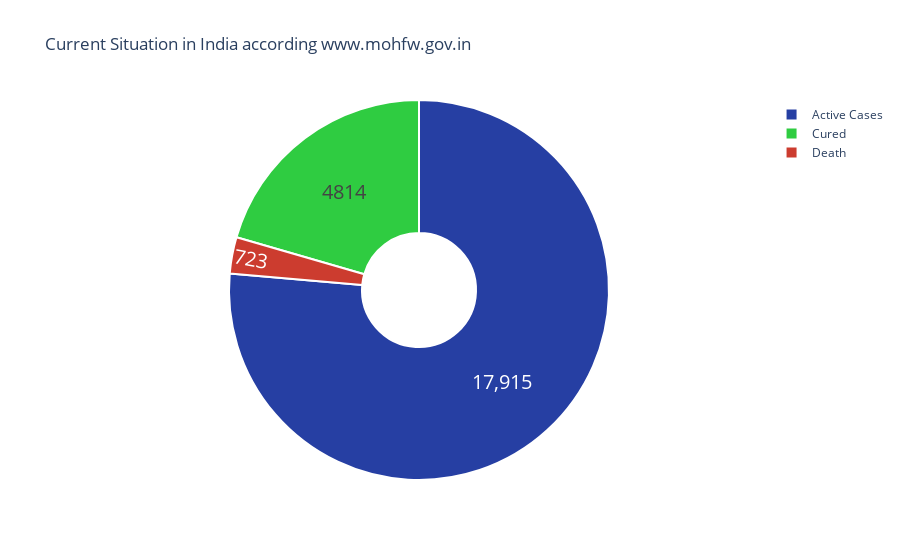

The cell this chart's notebook holds for it:
### Code cell
#Overall 
ac= data['Active cases'].sum()
rvd = data['Cured/Discharged/Migrated'].sum()
dth = data['Death'].sum()
fig = go.Figure(data=[go.Pie(labels=['Active Cases','Cured','Death'],
                             values= [ac,rvd,dth],hole =.3)])
fig.update_traces(hoverinfo='label+percent', textinfo='value', textfont_size=20,
                  marker=dict(colors=['#263fa3', '#2fcc41','#cc3c2f'], line=dict(color='#FFFFFF', width=2)))
fig.update_layout(title_text='Current Situation in India according www.mohfw.gov.in',plot_bgcolor='rgb(275, 270, 273)')
fig.show()

### Figure 1 — Plotly figure (JSON) as saved in the notebook; plotly's stock layout.template omitted (floating-point values rounded to 4 significant figures)
{"data": [{"hole": 0.3, "hoverinfo": "label+percent", "labels": ["Active Cases", "Cured", "Death"], "marker": {"colors": ["#263fa3", "#2fcc41", "#cc3c2f"], "line": {"color": "#FFFFFF", "width": 2}}, "textfont": {"size": 20}, "textinfo": "value", "type": "pie", "values": [17915, 4814, 723]}], "layout": {"plot_bgcolor": "rgb(275, 270, 273)", "title": {"text": "Current Situation in India according www.mohfw.gov.in"}}}
